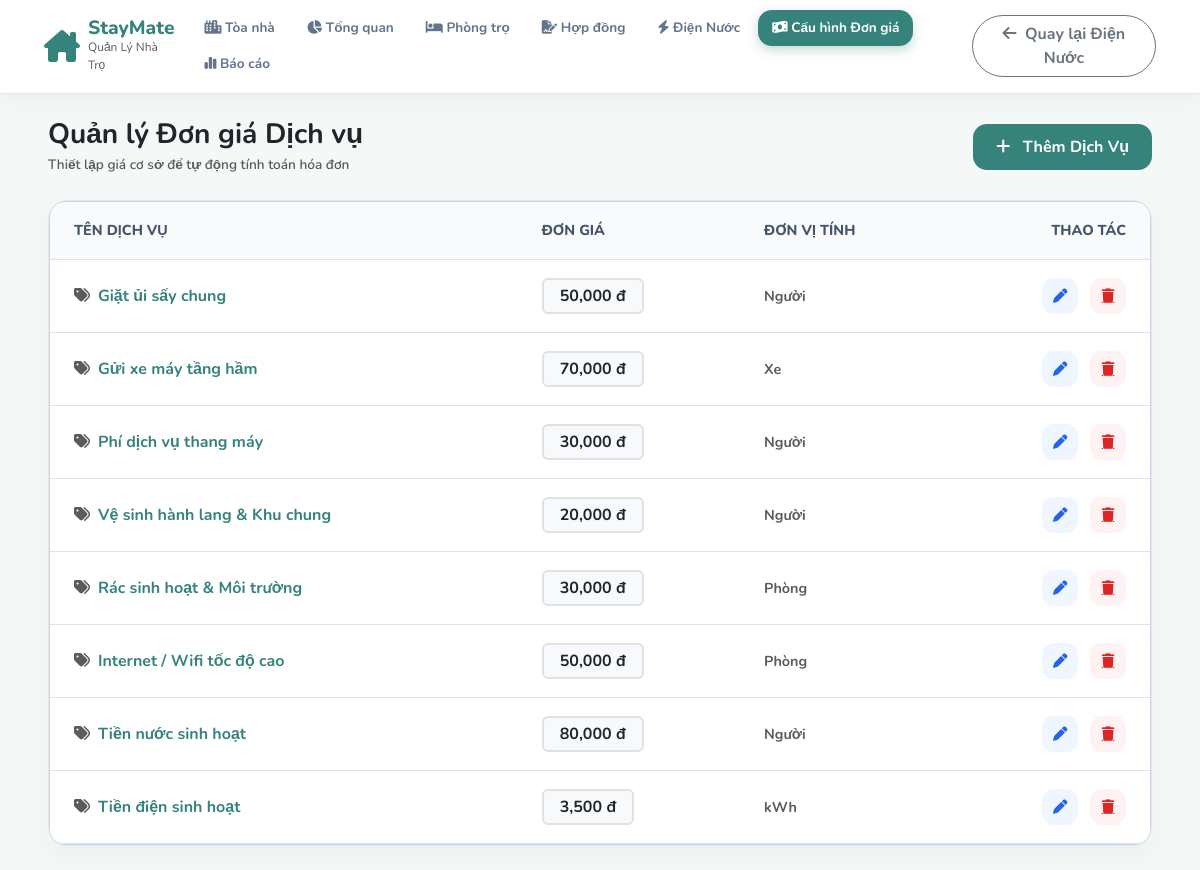
The app's page /BaiTapCaNhan/05_DoMinhNguyet/public/index.php, older data.
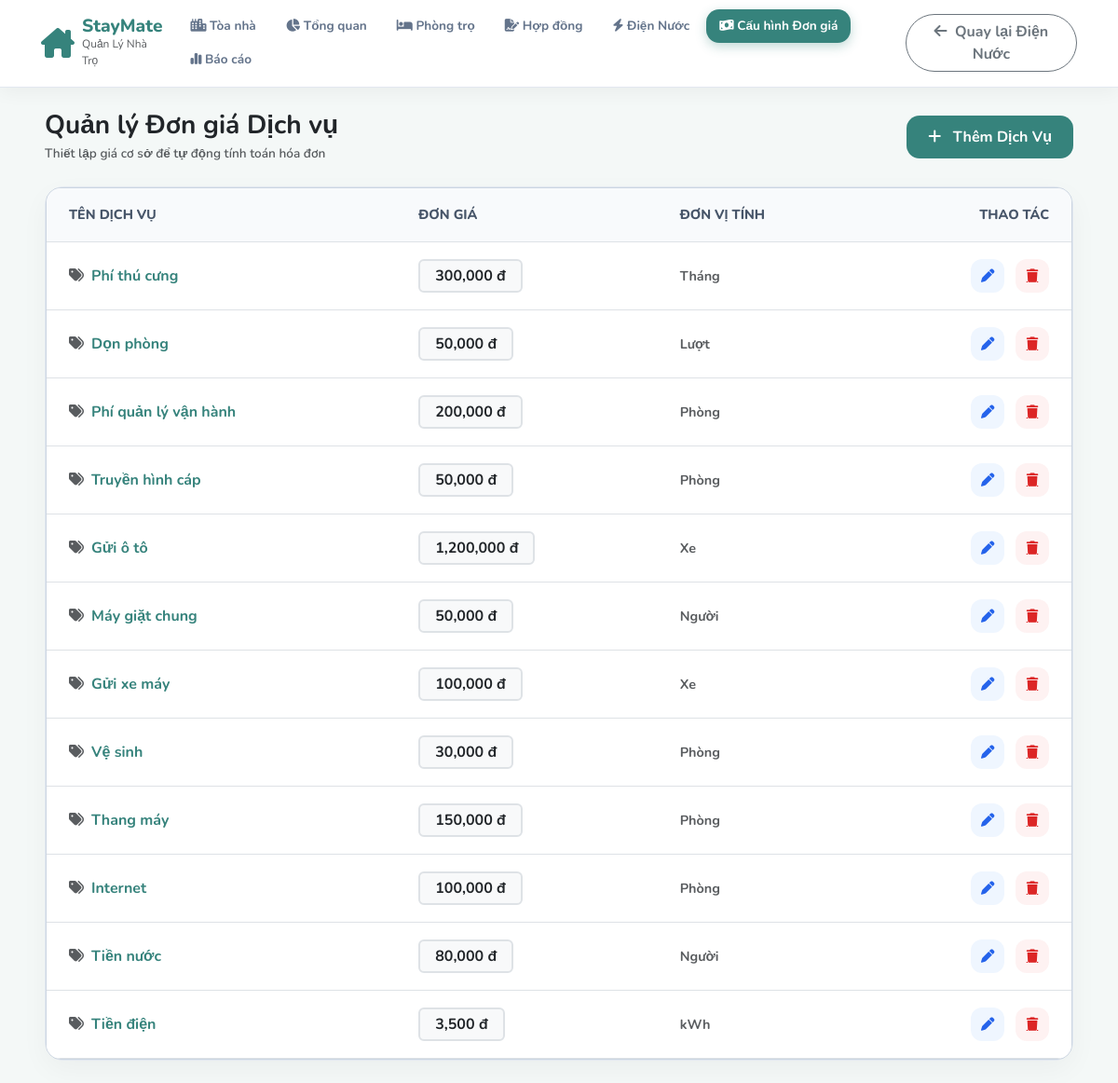
The same page, newer data.
### tables this page shows
CREATE TABLE `services` (
  `id` int NOT NULL AUTO_INCREMENT,
  `service_name` varchar(100) NOT NULL,
  `unit_price` decimal(10,2) NOT NULL,
  `unit` varchar(50) NOT NULL,
  `is_active` tinyint(1) DEFAULT '1',
  `created_at` timestamp NULL DEFAULT CURRENT_TIMESTAMP,
  PRIMARY KEY (`id`)
);

### BaiTapCaNhan/05_DoMinhNguyet/src/Controller/ServiceController.php (called while the page is built, shortened)
<?php
class ServiceController {
    private $repo;
    public function __construct($repo) {
        $this->repo = $repo;
    }
    public function index() {
        $services = $this->repo->getAll();
        require __DIR__ . '/../View/service_list.php';
    }
}
?>

### BaiTapCaNhan/05_DoMinhNguyet/src/Repository/ServiceRepository.php (called while the page is built, shortened)
<?php
class ServiceRepository {
    private $pdo;
    public function __construct($pdo) {
        $this->pdo = $pdo;
    }
    public function getAll() {
        $stmt = $this->pdo->query("SELECT * FROM services ORDER BY id DESC");
        return $stmt->fetchAll();
    }
}
?>

### BaiTapCaNhan/05_DoMinhNguyet/src/View/service_list.php (the view, shortened to what this page needs)
<!DOCTYPE html>
<html lang="vi">
<head>
    <link href="https://cdn.jsdelivr.net/npm/bootstrap@5.3.0/dist/css/bootstrap.min.css" rel="stylesheet">
    <link rel="stylesheet" href="https://cdnjs.cloudflare.com/ajax/libs/font-awesome/6.4.0/css/all.min.css">
</head>
<body>
    <?php $rootUrl = (strpos($_SERVER['SCRIPT_NAME'] ?? '', '/BaiTapCaNhan/') !== false) ? '../../../index.php' : 'index.php'; ?>
    <nav class="navbar navbar-expand-lg navbar-custom sticky-top">
        <div class="container-fluid px-3 px-xl-4">
            <a class="brand-logo d-flex align-items-center gap-2 text-decoration-none me-3" href="<?= $rootUrl ?>?route=dashboard">
                <i class="fa-solid fa-house-chimney"></i>
                <div>
                    <div class="brand-text lh-1">StayMate</div>
                    <div class="text-muted" style="font-size: 0.75rem;">Quản Lý Nhà Trọ</div>
                </div>
            </a>
            <ul class="nav nav-pills me-auto d-none d-lg-flex">
                <li class="nav-item"><a class="nav-link" href="<?= $rootUrl ?>?route=dashboard"><i class="fa-solid fa-city"></i> Tòa nhà</a></li>
                <li class="nav-item"><a class="nav-link" href="<?= $rootUrl ?>?route=overview"><i class="fa-solid fa-chart-pie"></i> Tổng quan</a></li>
                <li class="nav-item"><a class="nav-link" href="<?= $rootUrl ?>?route=rooms"><i class="fa-solid fa-bed"></i> Phòng trọ</a></li>
                <li class="nav-item"><a class="nav-link" href="<?= $rootUrl ?>?route=contracts"><i class="fa-solid fa-file-signature"></i> Hợp đồng</a></li>
                <li class="nav-item"><a class="nav-link" href="<?= $rootUrl ?>?route=utilities"><i class="fa-solid fa-bolt"></i> Điện Nước</a></li>
                <li class="nav-item"><a class="nav-link active" href="<?= $rootUrl ?>?route=services"><i class="fa-solid fa-money-bill-wave"></i> Cấu hình Đơn giá</a></li>
                <li class="nav-item"><a class="nav-link" href="<?= $rootUrl ?>?route=reports"><i class="fa-solid fa-chart-simple"></i> Báo cáo</a></li>
            </ul>
            <a href="<?= $rootUrl ?>?route=utilities" class="btn btn-outline-secondary rounded-pill fw-bold text-xs"><i class="fa-solid fa-arrow-left me-1"></i> Quay lại Điện Nước</a>
        </div>
    </nav>
    <div class="container-fluid px-4 px-xl-5 py-4">
        <div class="d-flex justify-content-between align-items-center mb-4">
            <div>
                <h3 class="fw-bold mb-1 text-dark">Quản lý Đơn giá Dịch vụ</h3>
                <div class="text-muted fw-semibold" style="font-size: 0.85rem;">Thiết lập giá cơ sở để tự động tính toán hóa đơn</div>
            </div>
            <button class="btn btn-teal-custom" data-bs-toggle="modal" data-bs-target="#serviceModal" onclick="openAddModal()">
                <i class="fa-solid fa-plus me-2"></i> Thêm Dịch Vụ
            </button>
        </div>
        <div class="content-card p-0">
            <div class="table-container table-responsive">
                <table class="table table-custom table-hover mb-0">
                    <thead>
                        <tr>
                            <th class="ps-4">TÊN DỊCH VỤ</th>
                            <th>ĐƠN GIÁ</th>
                            <th>ĐƠN VỊ TÍNH</th>
                            <th class="text-end pe-4">THAO TÁC</th>
                        </tr>
                    </thead>
                    <tbody>
                        <?php foreach ($services as $sv): ?>
                        <tr>
                            <td class="ps-4 fw-bold" style="color: var(--primary-teal); font-size: 1rem;"><i class="fa-solid fa-tags me-2 text-muted"></i><?= htmlspecialchars($sv['service_name']) ?></td>
                            <td><span class="badge bg-light text-dark border border-2 px-3 py-2 fs-6"><?= number_format($sv['unit_price']) ?> đ</span></td>
                            <td class="fw-bold text-muted"><?= htmlspecialchars($sv['unit']) ?></td>
                            <td class="text-end pe-4">
                                <button class="action-btn-edit me-2" onclick="openEditModal(<?= $sv['id'] ?>, '<?= htmlspecialchars($sv['service_name']) ?>', <?= $sv['unit_price'] ?>, '<?= htmlspecialchars($sv['unit']) ?>')">
                                    <i class="fa-solid fa-pen"></i>
                                </button>
                                <a href="index.php?route=services&action=delete&id=<?= $sv['id'] ?>" class="action-btn-delete" onclick="return confirm('Bạn có chắc chắn muốn xóa dịch vụ này?');">
                                    <i class="fa-solid fa-trash"></i>
                                </a>
                            </td>
                        </tr>
                        <?php endforeach; ?>
                    </tbody>
                </table>
            </div>
        </div>
    </div>
</body>
</html>

### BaiTapCaNhan/05_DoMinhNguyet/public/index.php (shortened to what this page needs)
<?php
require_once __DIR__ . '/../db.php';
require_once __DIR__ . '/../src/Repository/ServiceRepository.php';
require_once __DIR__ . '/../src/Controller/ServiceController.php';
$route = $_GET['route'] ?? 'services';
if ($route === 'services') {
    $repository = new ServiceRepository($pdo);
    $controller = new ServiceController($repository);
    $controller->index();
} elseif ($route === 'reports') {
    $reportRepo = new ReportRepository($pdo);
    $reportController = new ReportController($reportRepo);
    $reportController->index();
} else {
    echo "<h1>404 - Không tìm thấy trang</h1>";
}
?>

### BaiTapCaNhan/05_DoMinhNguyet/src/View/service_list.php (style rules this page uses)
:root { --primary-teal: #36837c; --primary-hover: #2a6a64; --bg-body: #f4f8f7; --card-radius: 20px; }
body { background-color: var(--bg-body); font-family: 'Nunito', sans-serif; font-size: 0.9rem; color: #334155; }
.navbar-custom { background-color: #ffffff; padding: 10px 20px; box-shadow: 0 4px 20px rgba(0, 0, 0, 0.05); border-bottom: 1px solid #e2e8f0; }
.brand-logo i { color: var(--primary-teal); font-size: 2rem; }
.brand-text { color: var(--primary-teal); font-weight: 800; font-size: 1.2rem; }
.nav-pills .nav-link { color: #64748b; font-weight: 700; font-size: 0.85rem; padding: 8px 14px; border-radius: 14px; margin-right: 4px; }
.nav-pills .nav-link.active { background-color: var(--primary-teal); color: white; box-shadow: 0 4px 12px rgba(54, 131, 124, 0.3); }
.content-card { background: #ffffff; border-radius: var(--card-radius); border: 1px solid #e2e8f0; box-shadow: 0 10px 30px rgba(0, 0, 0, 0.04); }
.btn-teal-custom { background-color: var(--primary-teal); color: white; border-radius: 14px; font-weight: 700; padding: 10px 22px; }
.table-container { border: 1px solid #cbd5e1; border-radius: 16px; overflow: hidden; }
.table-custom th { background-color: #f8fafc; color: #475569; font-weight: 800; padding: 18px 20px; text-transform: uppercase; }
.table-custom td { padding: 18px 20px; vertical-align: middle; font-weight: 600; }
.action-btn-edit, .action-btn-delete { width: 36px; height: 36px; display: inline-flex; align-items: center; justify-content: center; border-radius: 12px; border: none; cursor: pointer; transition: 0.2s; }
.action-btn-edit { background-color: #eff6ff; color: #2563eb; }
.action-btn-delete { background-color: #fef2f2; color: #dc2626; }

Row changes from the older to the newer data that the page shows:
removed services: service_name "Giặt ủi sấy chung", unit_price "50,000", unit "Người"
removed services: service_name "Gửi xe máy tầng hầm", unit_price "70,000", unit "Xe"
removed services: service_name "Phí dịch vụ thang máy", unit_price "30,000", unit "Người"
removed services: service_name "Vệ sinh hành lang & Khu chung", unit_price "20,000", unit "Người"
removed services: service_name "Rác sinh hoạt & Môi trường", unit_price "30,000", unit "Phòng"
added services: service_name "Phí thú cưng", unit_price "300,000", unit "Tháng"
added services: service_name "Dọn phòng", unit_price "50,000", unit "Lượt"
added services: service_name "Phí quản lý vận hành", unit_price "200,000", unit "Phòng"
added services: service_name "Truyền hình cáp", unit_price "50,000", unit "Phòng"
added services: service_name "Gửi ô tô", unit_price "1,200,000", unit "Xe"
added services: service_name "Máy giặt chung", unit_price "50,000", unit "Người"
added services: service_name "Gửi xe máy", unit_price "100,000", unit "Xe"
added services: service_name "Vệ sinh", unit_price "30,000", unit "Phòng"
added services: service_name "Thang máy", unit_price "150,000", unit "Phòng"
changed services: service_name "Internet / Wifi tốc độ cao" → "Internet"; unit_price "50,000" → "100,000"
changed services: service_name "Tiền nước sinh hoạt" → "Tiền nước"
changed services "kWh": service_name "Tiền điện sinh hoạt" → "Tiền điện"
